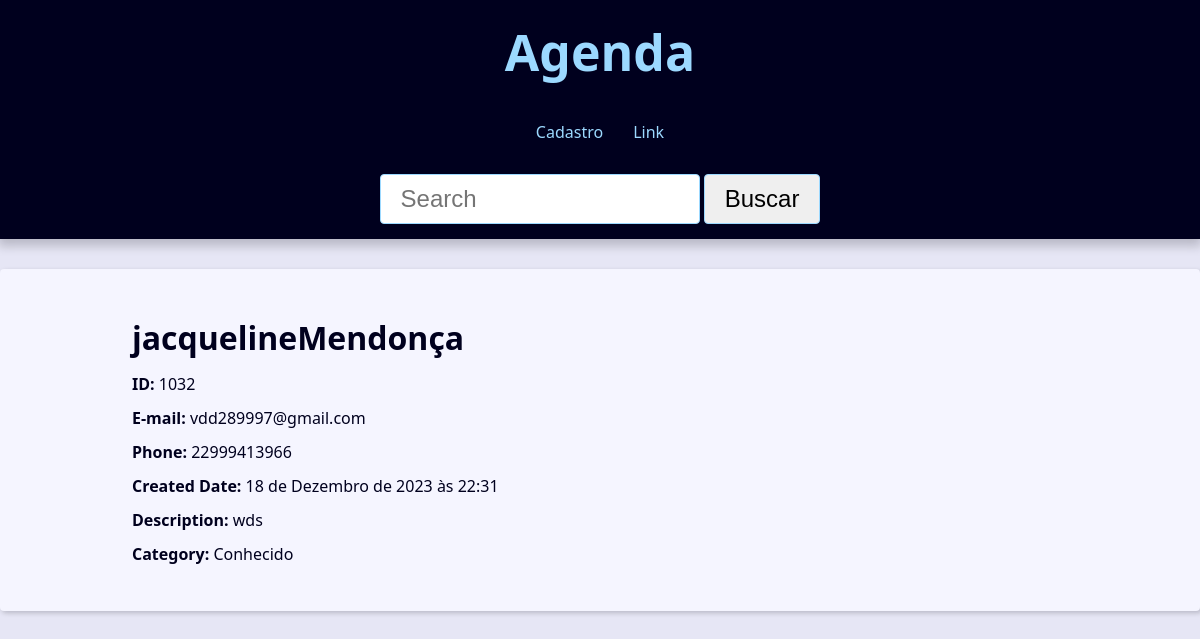
/contact/1032/, run on the app's committed database.
### contact/models.py (models this page shows, shortened)
class Contact(models.Model):
    first_name = models.CharField(max_length=50)
    last_name = models.CharField(max_length=50, blank=True)
    phone = models.CharField(max_length=50)
    email = models.EmailField(max_length=254, blank=True)
    created_date = models.DateTimeField(default=timezone.now)
    description = models.TextField(blank=True)
    show = models.BooleanField(default=True)
    picture = models.ImageField(blank=True, upload_to='pictures/%Y/%M/%D/')
    category = models.ForeignKey(Category, on_delete=models.SET_NULL, null=True, blank=True)
    owner = models.ForeignKey(User, on_delete=models.SET_NULL, null=True, blank=True)

class Category(models.Model):
    name = models.CharField(max_length=50, blank= True)

### contact/views/contact_views.py (the view)
# urls.py: path('contact/<int:contact_id>/', views.contact, name='contact'),
def contact(request, contact_id):
    single_contact = get_object_or_404(
        Contact, pk=contact_id,
        show=True
        )
    site_title = f'{single_contact.first_name} {single_contact.last_name}'
    context={
        'contact': single_contact,
        'site_title':site_title
    }
    return render(
        request,
        'contact/contact.html',
        context
    )

### contact/templates/contact/contact.html
{%extends 'global/base.html'%}
{% block content %}
    <div class="single-contact">
        <h1 class="single-contact-name">
            {{ contact.first_name }}{{ contact.last_name }}
        </h1>
        <p><b>ID:</b> {{ contact.id }}</p>
        <p><b>E-mail:</b> {{ contact.email }}</p>
        <p><b>Phone:</b> {{ contact.phone }}</p>
        <p><b>Created Date:</b> {{ contact.created_date }}</p>
        <p><b>Description:</b> {{ contact.description }}</p>
        <p><b>Category:</b> {{ contact.category.name }}</p>
    </div>
{%endblock content%}

### base_static/global/css/style.css (style rules this page uses)
:root { --spacing: 1.5rem; --link-dark-color: rgb(0, 83, 134); --link-light-color: rgb(156, 217, 255); --clr-white: rgb(245, 245, 255); --clr-black: rgb(0, 0, 30); --clr-light-gray: rgb(230, 230, 245); --clr-dark-shadow-5: rgba(0, 0, 10, 5%); --clr-dark-shadow-10: rgba(0, 0, 10, 10%); --clr-dark-shadow-20: rgba(0, 0, 10, 20%); --clr-light-shadow-5: rgba(200, 200, 255, 5%); --clr-light-shadow-10: rgba(200, 200, 255, 10%); --clr-light-shadow-20: rgba(200, 200, 255, 20%); --main-page-width: 120rem; --table-min-width: 60rem; --biggest-font-size: 5rem; --bigger-font-size: 4rem; --big-font-size: 3.2rem; --medium-font-size: 2.4rem; --small-font-size: 1.6rem; --smaller-font-size: 1.4rem; --smallest-font-size: 1.2rem; --transition-fast: 300ms; --transition-medium: 600ms; --transition-slow: 1s; --default-border-radius: 4px; }
*, *::before, *::after { margin: 0; padding: 0; box-sizing: border-box; }
html { font-size: 62.5%; }
body { font-family: system-ui, -apple-system, BlinkMacSystemFont, 'Segoe UI', Roboto, Oxygen, Ubuntu, Cantarell, 'Open Sans', 'Helvetica Neue', sans-serif; line-height: 1.5; font-size: var(--small-font-size); color: var(--clr-black); -webkit-font-smoothing: antialiased; background: var(--clr-light-gray); }
@media (min-width: 600px) { .single-contact { max-width: 80%; margin: calc(var(--spacing) * 2) auto; } }
.single-contact h1 { margin: 1rem 0; }
.single-contact p { margin: 1rem 0; }

### data on the page
Contact: first_name "jacqueline", last_name "Mendonça", id "1032", email "vdd289997@gmail.com", phone "22999413966", created_date "18 de Dezembro de 2023 às 22:31", description "wds", category.name "Conhecido"
